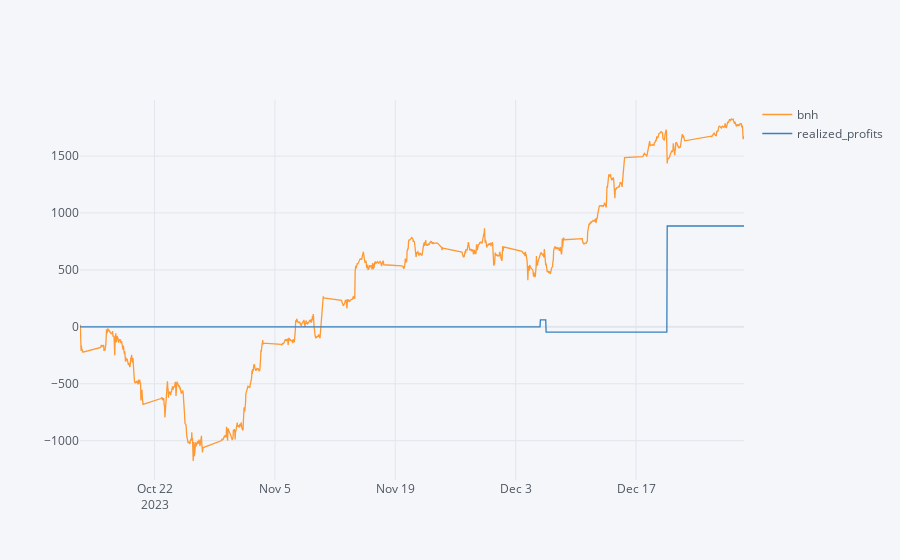

Notebook cell for this chart:
### Code cell
derivative_data[['bnh', 'realized_profits']].iplot()

### Figure 1 — Plotly figure (JSON) as saved in the notebook; plotly's stock layout.template omitted (floating-point values rounded to 4 significant figures; data arrays with more than 128 entries replaced by an {"elided": "..."} marker saying what was removed)
{"data": [{"line": {"color": "rgba(255, 153, 51, 1.0)", "dash": "solid", "shape": "linear", "width": 1.3}, "mode": "lines", "name": "bnh", "text": "", "type": "scatter", "x": {"elided": "1228 str values"}, "y": {"elided": "1228 mixed values"}}, {"line": {"color": "rgba(55, 128, 191, 1.0)", "dash": "solid", "shape": "linear", "width": 1.3}, "mode": "lines", "name": "realized_profits", "text": "", "type": "scatter", "x": {"elided": "1228 str values"}, "y": {"elided": "1228 float values"}}], "layout": {"legend": {"bgcolor": "#F5F6F9", "font": {"color": "#4D5663"}}, "paper_bgcolor": "#F5F6F9", "plot_bgcolor": "#F5F6F9", "title": {"font": {"color": "#4D5663"}}, "xaxis": {"gridcolor": "#E1E5ED", "showgrid": true, "tickfont": {"color": "#4D5663"}, "title": {"font": {"color": "#4D5663"}, "text": ""}, "zerolinecolor": "#E1E5ED"}, "yaxis": {"gridcolor": "#E1E5ED", "showgrid": true, "tickfont": {"color": "#4D5663"}, "title": {"font": {"color": "#4D5663"}, "text": ""}, "zerolinecolor": "#E1E5ED"}}}
